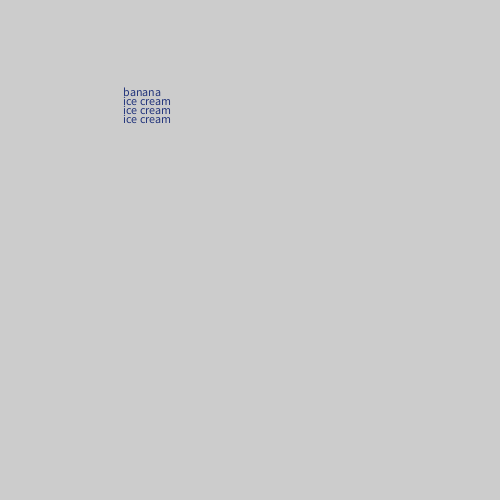
Frame 1 (no input)
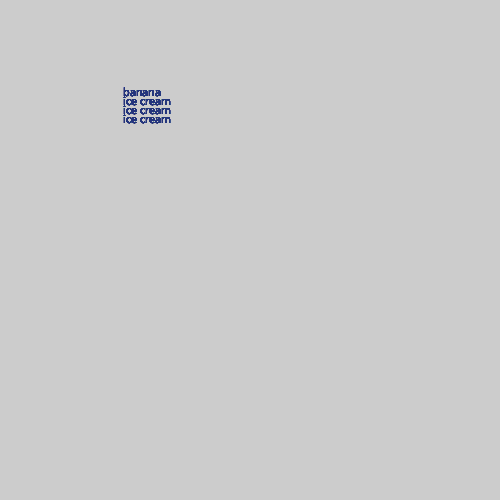
Frame 60 (the mouse pressed at the canvas centre just before this capture)
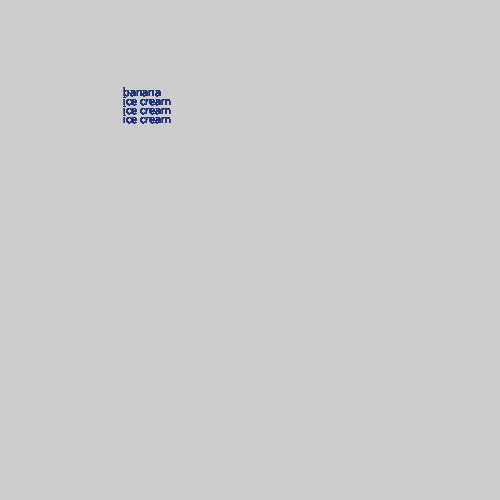
Frame 120 (the mouse held since frame 60 and released just before this capture)

The Processing sketch that drew these frames (run headless with seeded random() and noise(); from frame 60 on, the mouse is pressed at the canvas centre):

// Processing sketch: banana_split
// ── banana_split.pde
void setup () {
  size (500,500);
  fill (34,52,123);}
  void draw (){
    text("ice cream", 123, 123);
    text("ice cream", 123, 114);
    text("ice cream", 123, 105);
    text("banana", 123, 96);}
